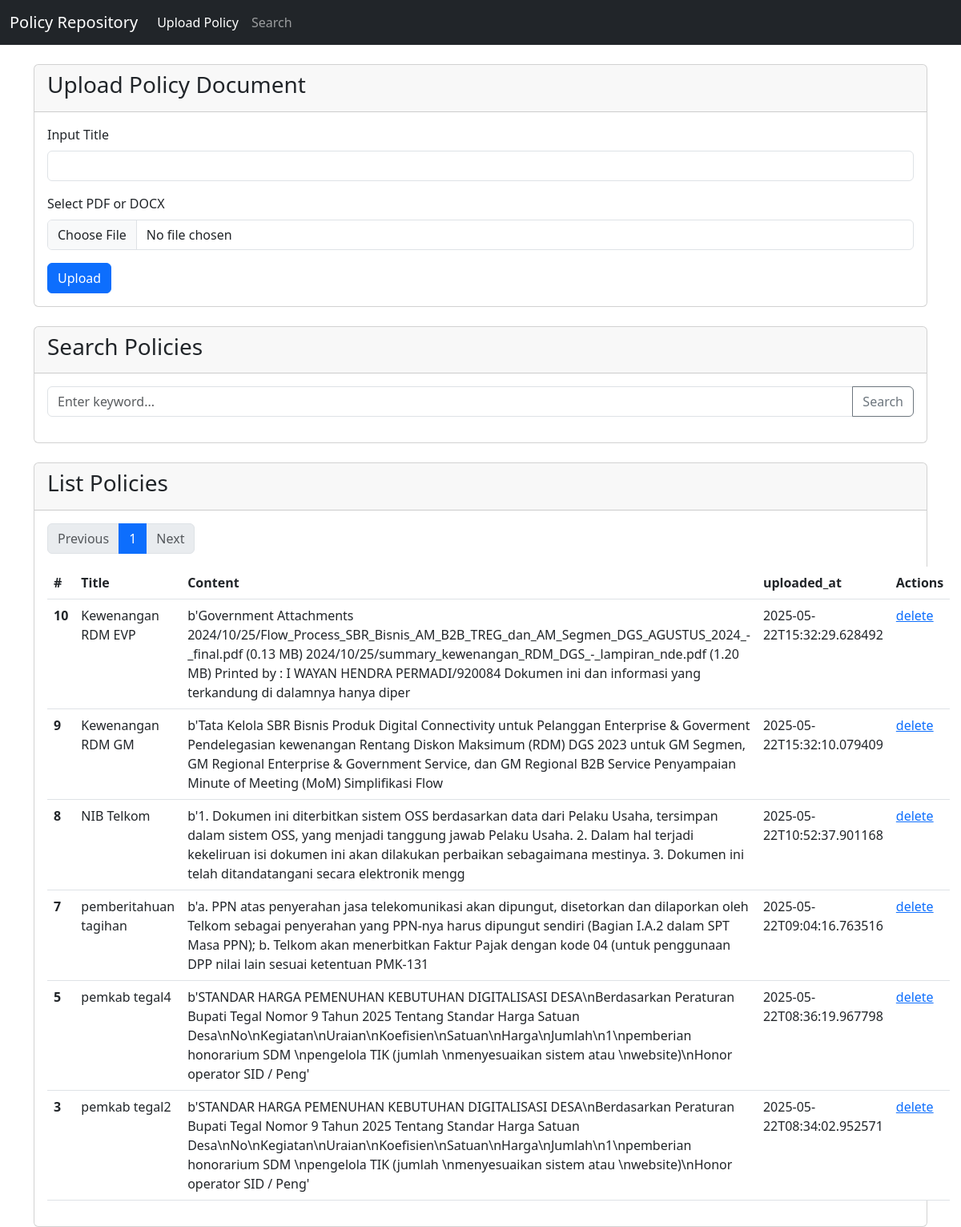
The page /policies on the database as committed earlier.
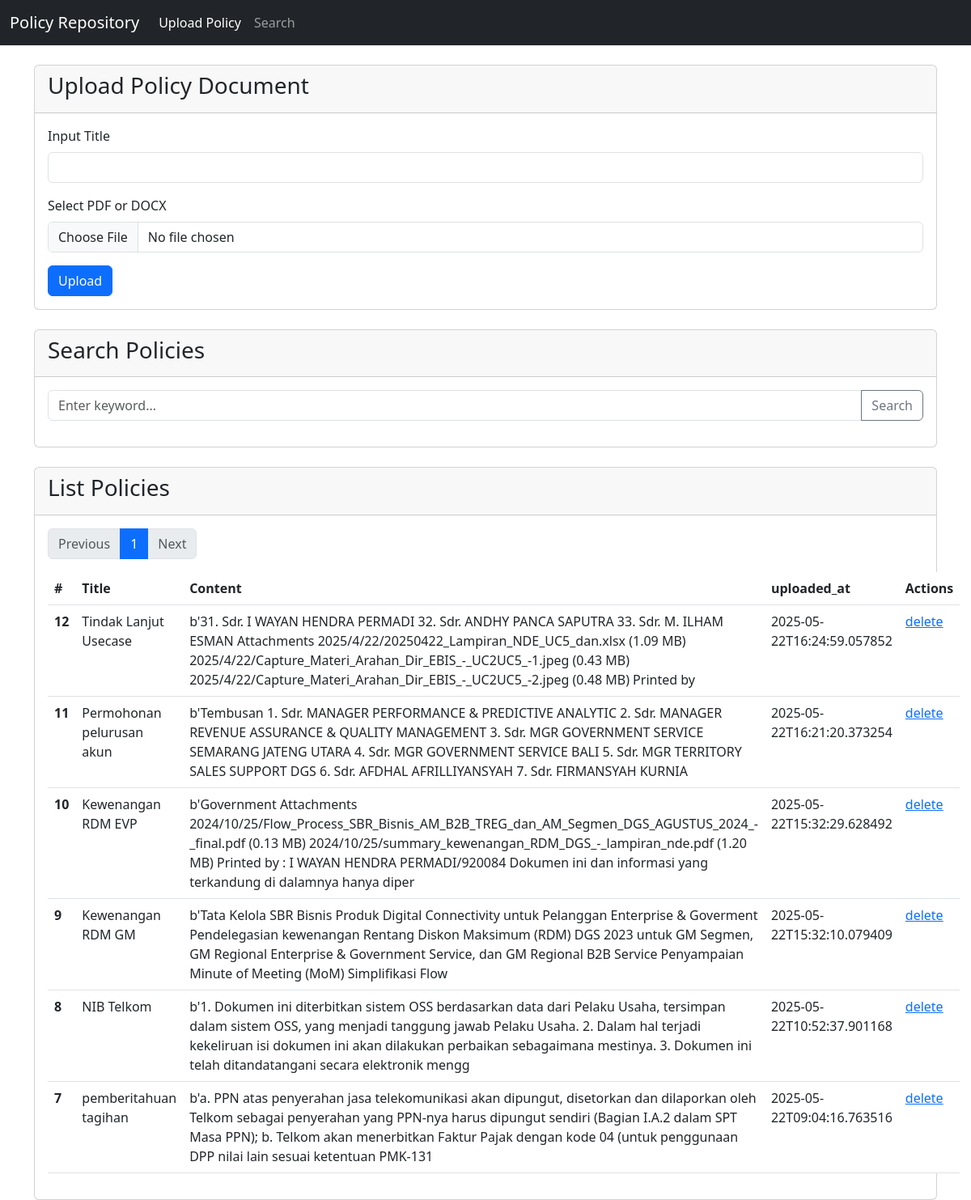
The same page on the database as committed later.
### models.py (models this page shows, shortened)
class Policy(db.Model):
    __tablename__ = "policy_documents"
    id: Mapped[int] = mapped_column(primary_key=True)
    title: Mapped[str] = mapped_column(unique=True)
    content: Mapped[str]
    filename: Mapped[str]
    uploaded_at: Mapped[str]

### app.py (the view)
@app.route("/policies", methods=["GET"])
def get_policies():
    data = db.paginate(
        db.select(Policy).order_by(Policy.uploaded_at.desc()), per_page=10
    )
    return render_template("index.html", policies=data)

### templates/index.html (shortened to what this page needs)
<!doctype html>
<html lang="en">
  <head>
    <link
      href="https://cdn.jsdelivr.net/npm/bootstrap@5.3.0/dist/css/bootstrap.min.css"
      rel="stylesheet"
    />
  </head>
  <body>
    <nav class="navbar navbar-expand-lg navbar-dark bg-dark">
      <div class="container-fluid">
        <a class="navbar-brand" href="#">Policy Repository</a>
        <div class="collapse navbar-collapse">
          <ul class="navbar-nav me-auto mb-2 mb-lg-0">
            <li class="nav-item">
              <a class="nav-link active" href="/">Upload Policy</a>
            </li>
            <li class="nav-item">
              <a class="nav-link" href="#search">Search</a>
            </li>
          </ul>
        </div>
      </div>
    </nav>
    <div class="container mt-4">
      <section id="upload">
        <div class="card">
          <div class="card-header">
            <h3>Upload Policy Document</h3>
          </div>
          <div class="card-body">
            <form id="uploadForm" enctype="multipart/form-data">
              <div class="mb-3">
                <label for="policyTitle" class="form-label">Input Title</label>
                <input
                  class="form-control"
                  type="text"
                  id="policyTitle"
                  name="title"
                />
              </div>
              <div class="mb-3">
                <label for="policyFile" class="form-label"
                  >Select PDF or DOCX</label
                >
                <input
                  class="form-control"
                  type="file"
                  id="policyFile"
                  name="policy"
                />
              </div>
              <button type="submit" class="btn btn-primary">Upload</button>
            </form>
          </div>
        </div>
      </section>
      <br />
      <div class="card">
        <section id="search">
          <div class="card-header">
            <h3>Search Policies</h3>
          </div>
          <div class="card-body">
            <div class="input-group mb-3">
              <input
                type="text"
                class="form-control"
                placeholder="Enter keyword..."
                id="searchInput"
              />
              <button
                class="btn btn-outline-secondary"
                type="button"
                onclick="searchPolicies()"
              >
                Search
              </button>
            </div>
          </div>
        </section>
      </div>
      <br />
      {% if policies %}
      <section id="list_policy">
        <div class="card">
          <div class="card-header">
            <h3>List Policies</h3>
          </div>
          <div class="card-body">
            <table class="table">
              <thead>
                <tr>
                  <th scope="col">#</th>
                  <th scope="col">Title</th>
                  <th scope="col">Content</th>
                  <th scope="col">uploaded_at</th>
                  <th scope="col">Actions</th>
                </tr>
              </thead>
              <tbody>
                {% for policy in policies %}
                <tr id="policy-{{ policy.id }}">
                  <th scope="row">{{ policy.id }}</th>
                  <td>{{ policy.title }}</td>
                  <td>{{ policy.content[:300] }}</td>
                  <td>{{ policy.uploaded_at }}</td>
                  <td>
                    <a href="#" onclick="deletePolicy('{{ policy.id }}')"
                      >delete</a
                    >
                  </td>
                </tr>
                {% endfor %}
              </tbody>
              <div id="pagination">
                <nav aria-label="Pagination">
                  <ul class="pagination">
                    {% if policies.has_prev %}
                    <li class="page-item">
                      <a
                        class="page-link"
                        href="#"
                        onclick="loadPage('{{ policies.prev_num }}')"
                        >Previous</a
                      >
                    </li>
                    {% else %}
                    <li class="page-item disabled">
                      <span class="page-link">Previous</span>
                    </li>
                    {% endif %} {% for page_num in
                    policies.iter_pages(left_edge=1, right_edge=1,
                    left_current=2, right_current=2) %} {% if page_num %} {% if
                    page_num == policies.page %}
                    <li class="page-item active">
                      <span class="page-link">{{ page_num }}</span>
                    </li>
                    {% endif %} {% else %}
                    <li class="page-item disabled">
                      <span class="page-link">…</span>
                    </li>
                    {% endif %} {% endfor %} {% if policies.has_next %}
                    <li class="page-item">
                      <a
                        class="page-link"
                        href="#"
                        onclick="loadPage('{{ policies.next_num }}')"
                        >Next</a
                      >
                    </li>
                    {% else %}
                    <li class="page-item disabled">
                      <span class="page-link">Next</span>
                    </li>
                    {% endif %}
                  </ul>
                </nav>
              </div>
            </table>
          </div>
        </div>
      </section>
      {% endif %}
    </div>
  </body>
</html>

Rows that differ between the two databases and show on the page:
removed Policy: id "5", title "pemkab tegal4", content "b'STANDAR HARGA PEMENUHAN KEBUTUHAN DIGITALISASI DESA\\nBerdasarkan Peraturan Bupati Tegal Nomor 9 Tahun 2025 Tentang Standar Harga Satuan Desa\\nNo\\nKegiatan\\nUraian\\nKoefisien\\nSatuan\\nHarga\\nJumlah\\n1\\npemberian honorarium SDM \\npengelola TIK (jumlah \\nmenyesuaikan sistem atau \\nwebsite)\\nHonor operator SID / Peng'", uploaded_at "2025-05-22T08:36:19.967798"
removed Policy: id "3", title "pemkab tegal2", content "b'STANDAR HARGA PEMENUHAN KEBUTUHAN DIGITALISASI DESA\\nBerdasarkan Peraturan Bupati Tegal Nomor 9 Tahun 2025 Tentang Standar Harga Satuan Desa\\nNo\\nKegiatan\\nUraian\\nKoefisien\\nSatuan\\nHarga\\nJumlah\\n1\\npemberian honorarium SDM \\npengelola TIK (jumlah \\nmenyesuaikan sistem atau \\nwebsite)\\nHonor operator SID / Peng'", uploaded_at "2025-05-22T08:34:02.952571"
added Policy: id "12", title "Tindak Lanjut Usecase", content "b'31. Sdr. I WAYAN HENDRA PERMADI 32. Sdr. ANDHY PANCA SAPUTRA 33. Sdr. M. ILHAM ESMAN Attachments 2025/4/22/20250422_Lampiran_NDE_UC5_dan.xlsx (1.09 MB) 2025/4/22/Capture_Materi_Arahan_Dir_EBIS_-_UC2UC5_-1.jpeg (0.43 MB) 2025/4/22/Capture_Materi_Arahan_Dir_EBIS_-_UC2UC5_-2.jpeg (0.48 MB) Printed by", uploaded_at "2025-05-22T16:24:59.057852"
added Policy: id "11", title "Permohonan pelurusan akun", content "b'Tembusan 1. Sdr. MANAGER PERFORMANCE & PREDICTIVE ANALYTIC 2. Sdr. MANAGER REVENUE ASSURANCE & QUALITY MANAGEMENT 3. Sdr. MGR GOVERNMENT SERVICE SEMARANG JATENG UTARA 4. Sdr. MGR GOVERNMENT SERVICE BALI 5. Sdr. MGR TERRITORY SALES SUPPORT DGS 6. Sdr. AFDHAL AFRILLIYANSYAH 7. Sdr. FIRMANSYAH KURNIA", uploaded_at "2025-05-22T16:21:20.373254"
